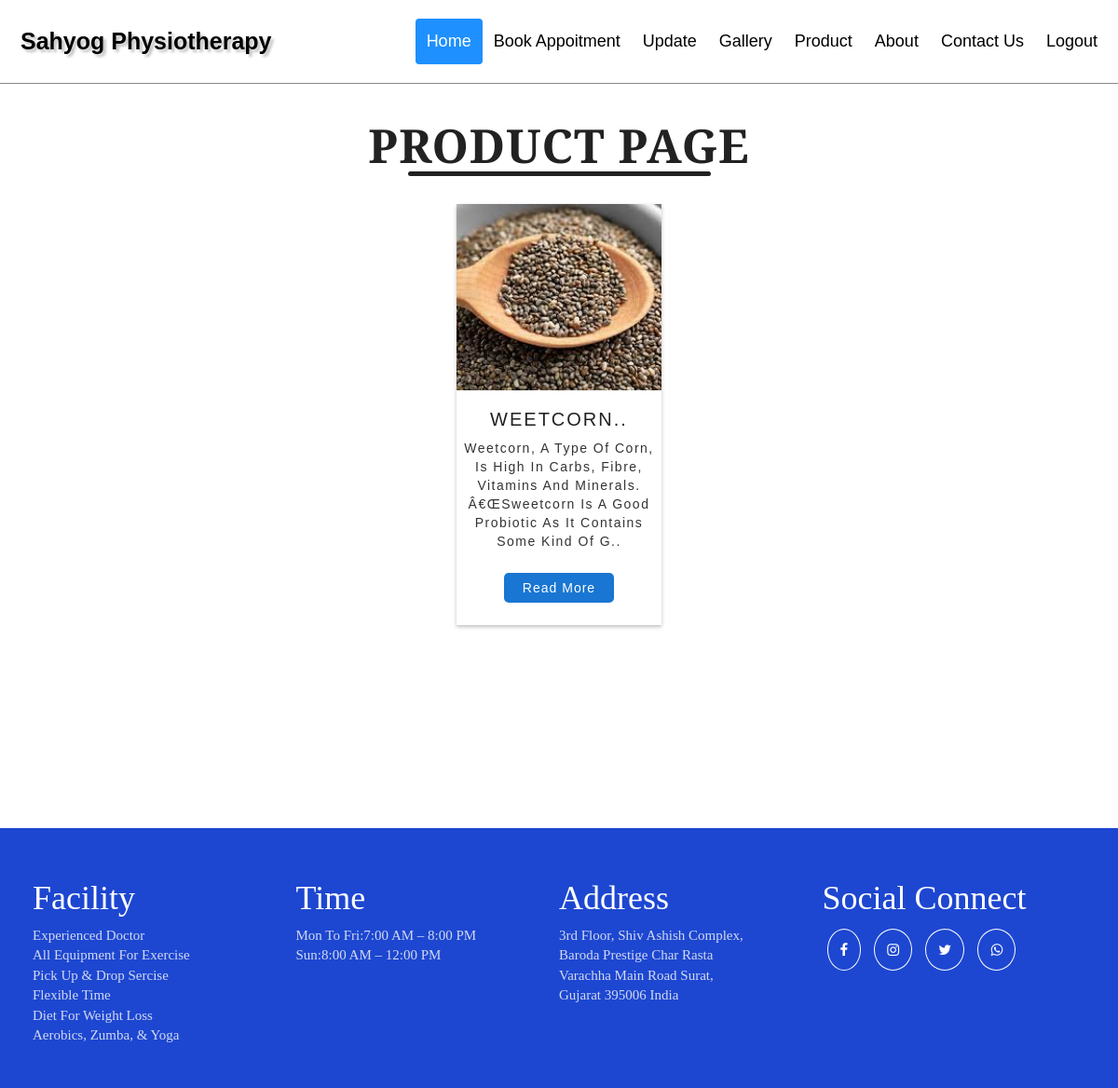
The app's page /product.php (signed in) with its own data.
### tables this page shows
CREATE TABLE IF NOT EXISTS `products` (
  `id` int(11) NOT NULL AUTO_INCREMENT,
  `name` varchar(150) NOT NULL,
  `img` text NOT NULL,
  `description` text NOT NULL,
  `status` enum('show','hide') NOT NULL,
  `created_at` timestamp NOT NULL,
  `updated_at` timestamp NOT NULL,
  PRIMARY KEY (`id`)
);

### functions.php (called while the page is built, shortened)
<?php
    function gethost()
    {
       return "http://localhost/sahyogphysio";
    }
?>

### product.php (the view, shortened to what this page needs)
<?php
include_once 'layouts/header.php';
include_once 'functions.php';
include_once 'database.php';
$sqlget = "SELECT * FROM products WHERE `status`='show'";
$alldata = mysqli_query($conn, $sqlget);
?>
<div class="ps1">
  <div class="ps2">
    <div class="ps3">
      <h1>Product page</h1>
    </div>
    <?php
          if (mysqli_num_rows($alldata) > 0) {
              while($row = mysqli_fetch_assoc($alldata)) {
                echo  '<div class="ps4">'.
                '<div class="card">'.
                  '<div class="ps5">'.
                    '<img src="'.gethost().$row['img'].'" alt="'.$row['name'].'">'.
                  '</div>'.
                  '<div class="ps6">'.
                    '<h1>'.substr($row['name'],1 , 15).'..</h1>'.
                    '<p>'.substr($row['description'],1 , 140).'..</p>'.
                  '</div>'.
                  '<div class="botton">'.
                   ' <a data-toggle="modal" data-target="#myModal1">Read more</a>'.
                  '</div>'.
                '</div>' .
              '</div>'.
              ''.
              ' <div class="modal fade" id="myModal1" role="dialog">'.
                  ' <div class="modal-dialog">'.
                       ''.
                       '<div class="modal-content">'.
                           '<div class="modal-header">'.
                               '<button type="button" class="close" data-dismiss="modal">&times;</button>'.
                               '<h4 class="modal-title">'.$row['name'].'</h4>'.
                          ' </div>'.
                           '<div class="modal-body">'.
                             '  <img src="'.gethost().$row['img'].'" alt="'.$row['name'].'">'.
                              ' <p>'.$row['description'].'</p>'.
                           '</div>'.
                          ' <div class="modal-footer">'.
                          ' <a class="btn btn-default" href="contact.php">Contact us</a>'.
                          ' </div>'.
                       '</div>'.
                   '</div>'.
               '</div>'.
               ''.
             '</div>';
              }
          }
    ?>
  </div>
<?php
include_once 'layouts/footer.php';
?>

### assets/custom/style.css (style rules this page uses)
* { font-family: "Poppins", sans-serif; padding: 0px; margin: 0px; box-sizing: border-box; outline: none; border: none; text-transform: capitalize; transition: all 0.2s ease-out; text-decoration: none; }
html { font-size: 62.5%; }
body { margin: 0; font-family: Arial, Helvetica, sans-serif; }
* { padding: 0; margin: 0; box-sizing: border-box; font-family: "poppins", sans-serif; }
* { box-sizing: border-box; }
.botton { margin: 30px; }
.botton a { background-color: #1976d2; font-size: 14px; padding: 8px 20px; border-radius: 5px; text-decoration: none; letter-spacing: 1px; color: #fff; }
.ps1 { width: 100%; min-height: 100vh; }
.ps2 { width: 100%; display: flex; flex-wrap: wrap; justify-content: center; align-items: center; margin: auto; }
.ps2 .ps3 { width: 100%; margin-top: 20px; }
.ps2 .ps3 h1 { text-align: center; font-size: 50px; color: #222; text-transform: uppercase; font-weight: 700; letter-spacing: 1px; margin-bottom: 20px; font-family: "Playfair Display", serif; }
.ps2 .ps3 h1:after { content: ""; height: 5px; width: 325px; background-color: #222; border-radius: 5px; display: block; margin: auto; }
.ps4 { display: flex; justify-content: center; align-items: center; flex-direction: column; width: calc(100% / 5); text-align: center; cursor: pointer; padding: 10px; }
.ps4 .card { background-color: #fff; box-shadow: 0px 2px 4px rgb(0 0 0 / 25%); width: 100%; }
.ps5 { width: 100%; display: flex; justify-content: center; align-items: center; }
.ps5 img { float: left; width: 100%; height: 200px; object-fit: cover; }
.ps6 { text-align: center; margin-top: 20px; }
.ps6 h1 { font-size: 20px; text-transform: uppercase; color: #222; letter-spacing: 2px; margin-top: 10px; }
.ps6 p { font-size: 12epx; letter-spacing: 1.5px; margin-top: 10px; }

### records on screen
products: img (picture), name "WEETCORN", description "Weetcorn, A Type Of Corn, Is High In Carbs, Fibre, Vitamins And Minerals. Â€œSweetcorn Is A Good Probiotic As It Contains Some Kind Of G"
